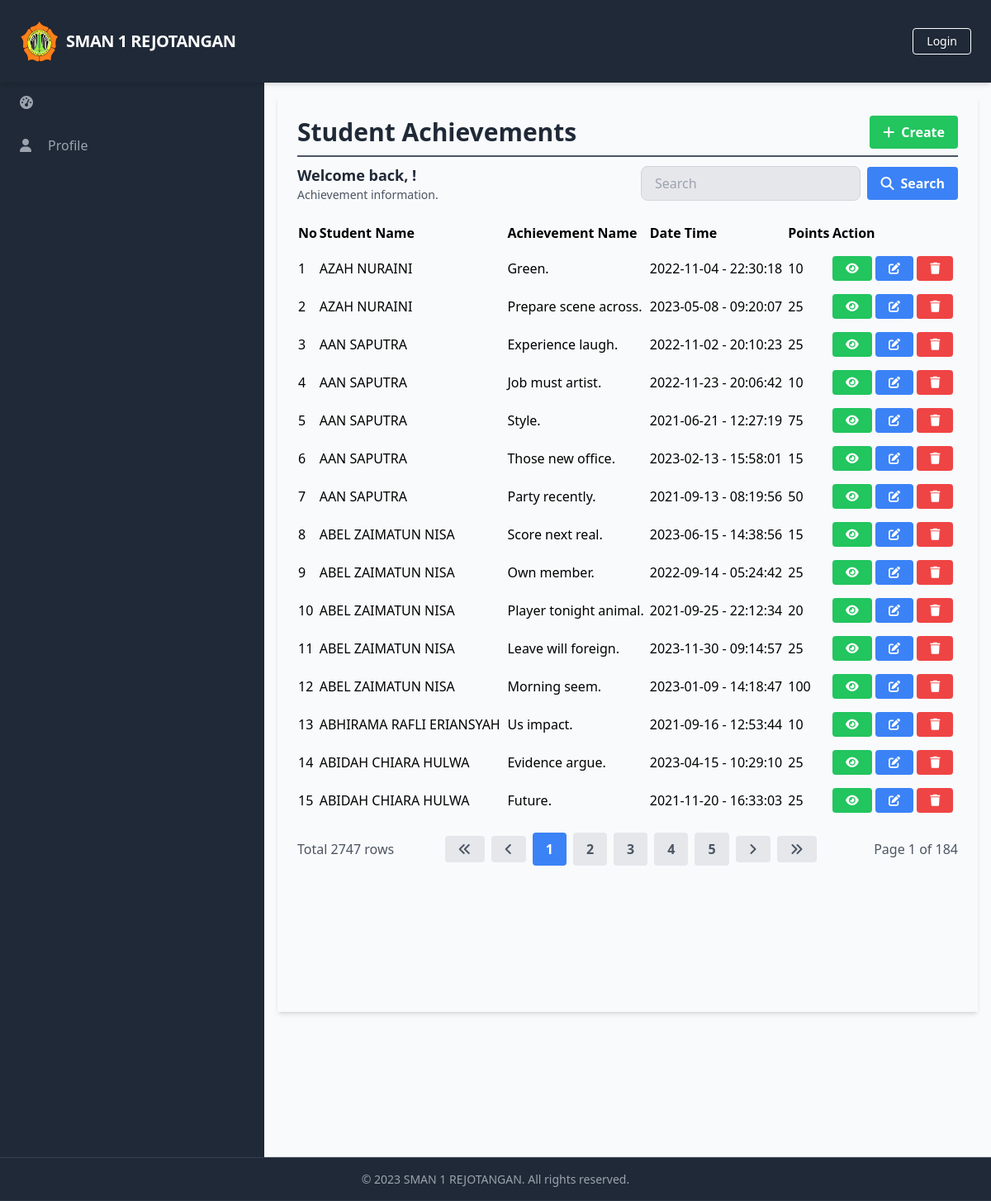
Screenshot of /manage_student_achievements/manage_student_achievements_list.php with the database file from the repository.
### tables this page shows
CREATE TABLE `StudentAchievements` (
  `StudentAchievementID` int(11) NOT NULL,
  `StudentID` int(11) DEFAULT NULL,
  `AchievementID` int(11) DEFAULT NULL,
  `Date` date DEFAULT NULL,
  `Time` time DEFAULT NULL,
  `AchievementName` varchar(255) NOT NULL,
  `Organizer` varchar(255) DEFAULT NULL,
  `Rank` varchar(255) DEFAULT NULL,
  `Details` text DEFAULT NULL,
  `CreatedAt` datetime DEFAULT NULL,
  `UpdatedAt` datetime DEFAULT NULL
);

CREATE TABLE `Users` (
  `UserID` int(11) NOT NULL,
  `Username` varchar(50) NOT NULL,
  `Password` varchar(255) NOT NULL,
  `Email` varchar(100) NOT NULL,
  `FullName` varchar(100) DEFAULT NULL,
  `DateOfBirth` date DEFAULT NULL,
  `Gender` varchar(10) DEFAULT NULL,
  `Address` text DEFAULT NULL,
  `PhoneNumber` varchar(20) DEFAULT NULL,
  `RoleID` int(11) DEFAULT NULL,
  `AccountCreationDate` timestamp NOT NULL DEFAULT current_timestamp() ON UPDATE current_timestamp(),
  `LastLogin` datetime DEFAULT NULL,
  `AccountStatus` varchar(20) DEFAULT NULL,
  `ProfilePictureURL` varchar(255) DEFAULT NULL,
  `ActivationStatus` varchar(20) DEFAULT NULL
);

CREATE TABLE `MasterAchievements` (
  `AchievementID` int(11) NOT NULL,
  `AchievementType` varchar(255) NOT NULL,
  `AchievementName` varchar(255) NOT NULL,
  `Points` int(11) NOT NULL
);

### database/connection.php (called while the page is built, shortened)
<?php
$baseUrl = "http://localhost/final_project_imam_2023/";

### public/manage_student_achievements/manage_student_achievements_list.php (the view, shortened to what this page needs)
<?php
require_once('../../database/connection.php');
?>
<?php include_once('../components/header.php'); ?>
<div class="h-screen flex flex-col">
    <?php include('../components/navbar.php'); ?>
    <div class="flex-grow bg-gray-50 flex flex-row shadow-md">
        <?php include('../components/sidebar.php'); ?>
        <main class="bg-gray-50 flex flex-col flex-1 overflow-y-scroll h-screen flex-shrink-0 sc-hide pb-40">
            <div class="flex items-start justify-start p-6 shadow-md m-4 flex-1 flex-col">
                <div class="flex flex-row justify-between items-center w-full border-b-2 border-gray-600 mb-2 pb-2">
                    <h1 class="text-3xl text-gray-800 font-semibold w-full">Student Achievements</h1>
                    <div class="flex flex-row justify-end items-center">
                        <a href="<?php echo $baseUrl; ?>public/manage_student_achievements/manage_student_achievements_create.php" class="bg-green-500 hover-bg-green-700 text-white font-bold py-2 px-4 rounded inline-flex items-center">
                            <i class="fas fa-plus mr-2"></i>
                            <span>Create</span>
                        </a>
                    </div>
                </div>
                <div class="flex flex-col w-full">
                    <div class="flex flex-row justify-between items-center w-full mb-2 pb-2">
                        <div>
                            <h2 class="text-lg text-gray-800 font-semibold">Welcome back, <?php echo $_SESSION['FullName']; ?>!</h2>
                            <p class="text-gray-600 text-sm">Achievement information.</p>
                        </div>
                        <form class="flex items-center justify-end space-x-2 w-96">
                            <input type="text" name="search" class="bg-gray-200 focus-bg-white focus-outline-none border border-gray-300 rounded-lg py-2 px-4 block w-full appearance-none leading-normal" placeholder="Search" value="<?php echo isset($_GET['search']) ? $_GET['search'] : ''; ?>">
                            <button type="submit" class="bg-blue-500 hover-bg-blue-700 text-white font-bold py-2 px-4 rounded space-x-2 inline-flex items-center">
                                <i class="fas fa-search"></i>
                                <span>Search</span>
                            </button>
                        </form>
                    </div>
                    <table class="min-w-full">
                        <thead>
                            <tr>
                                <th class="text-left py-2">No</th>
                                <th class="text-left py-2">Student Name</th>
                                <th class="text-left py-2">Achievement Name</th>
                                <th class="text-left py-2">Date Time</th>
                                <th class="text-left py-2">Points</th>
                                <th class="text-left py-2">Action</th>
                            </tr>
                        </thead>
                        <tbody>
                            <?php
                            $searchTerm = isset($_GET['search']) ? $_GET['search'] : '';
                            $page = isset($_GET['page']) ? $_GET['page'] : 1;
                            $query = "SELECT sa.*, u.FullName AS StudentName, ma.Points, ma.AchievementType, ma.AchievementName AS MasterAchievementName
                                FROM StudentAchievements sa
                                JOIN Students s ON sa.StudentID = s.StudentID
                                JOIN Users u ON s.UserID = u.UserID
                                JOIN MasterAchievements ma ON sa.AchievementID = ma.AchievementID
                                WHERE sa.AchievementName LIKE '%$searchTerm%'
                                    OR u.FullName LIKE '%$searchTerm%'
                                LIMIT 15 OFFSET " . ($page - 1) * 15;
                            $result = $conn->query($query);
                            $queryCount = "SELECT COUNT(*) AS count
                                    FROM StudentAchievements sa
                                    JOIN Students s ON sa.StudentID = s.StudentID
                                    JOIN Users u ON s.UserID = u.UserID
                                    JOIN MasterAchievements ma ON sa.AchievementID = ma.AchievementID
                                    WHERE sa.AchievementName LIKE '%$searchTerm%'
                                        OR u.FullName LIKE '%$searchTerm%'";
                            $resultCount = $conn->query($queryCount);
                            $rowCount = $resultCount->fetch_assoc()['count'];
                            $totalPage = ceil($rowCount / 15);
                            $no = 1;
                            while ($row = $result->fetch_assoc()) {
                            ?>
                                <tr>
                                    <td class="py-2"><?php echo $no++; ?></td>
                                    <td class="py-2"><?php echo $row['StudentName']; ?></td>
                                    <td class="py-2"><?php echo $row['AchievementName']; ?></td>
                                    <td class="py-2"><?php echo $row['Date']; ?> - <?php echo $row['Time']; ?></td>
                                    <td class="py-2"><?php echo $row['Points']; ?></td>
                                    <td class='py-2'>
                                        <a href="<?php echo $baseUrl; ?>public/manage_student_achievements/manage_student_achievements_detail.php?id=<?php echo $row['StudentAchievementID'] ?>" class='bg-green-500 hover-bg-green-700 text-white font-bold py-2 px-4 rounded inline-flex items-center text-sm'>
                                            <i class='fas fa-eye'></i>
                                        </a>
                                        <a href="<?php echo $baseUrl; ?>public/manage_student_achievements/manage_student_achievements_update.php?id=<?php echo $row['StudentAchievementID'] ?>" class='bg-blue-500 hover-bg-blue-700 text-white font-bold py-2 px-4 rounded inline-flex items-center text-sm'>
                                            <i class='fas fa-edit'></i>
                                        </a>
                                        <a href="#" onclick="confirmDelete(<?php echo $row['StudentAchievementID']; ?>)" class='bg-red-500 hover-bg-red-700 text-white font-bold py-2 px-4 rounded inline-flex items-center text-sm'>
                                            <i class='fas fa-trash'></i>
                                        </a>
                                    </td>
                                </tr>
                            <?php
                            }
                            ?>
                        </tbody>
                    </table>
                    <div class="flex flex-row justify-between items-center w-full mt-4">
                        <div class="flex flex-row justify-start items-center">
                            <span class="text-gray-600">Total <?php echo $rowCount; ?> rows</span>
                        </div>
                        <div class="flex flex-row justify-end items-center space-x-2">
                            <a href="?page=1&search=<?php echo $searchTerm; ?>" class="bg-gray-200 hover-bg-gray-300 text-gray-600 font-bold py-2 px-4 rounded inline-flex items-center">
                                <i class="fas fa-angle-double-left"></i>
                            </a>
                            <a href="?page=<?php if ($page == 1) {
                                                echo $page;
                                            } else {
                                                echo $page - 1;
                                            } ?>&search=<?php echo $searchTerm; ?>" class="bg-gray-200 hover-bg-gray-300 text-gray-600 font-bold py-2 px-4 rounded inline-flex items-center">
                                <i class="fas fa-angle-left"></i>
                            </a>
                            <?php
                            $startPage = $page - 2;
                            $endPage = $page + 2;
                            if ($startPage < 1) {
                                $endPage += abs($startPage) + 1;
                                $startPage = 1;
                            }
                            for ($i = $startPage; $i <= $endPage; $i++) {
                                if ($i == $page) {
                                    echo "<a href='?page=$i&search=$searchTerm' class='bg-blue-500 hover-bg-blue-700 text-white font-bold py-2 px-4 rounded inline-flex items-center'>$i</a>";
                                } else {
                                    echo "<a href='?page=$i&search=$searchTerm' class='bg-gray-200 hover-bg-gray-300 text-gray-600 font-bold py-2 px-4 rounded inline-flex items-center'>$i</a>";
                                }
                            }
                            ?>
                            <a href="?page=<?php if ($page == $totalPage) {
                                                echo $page;
                                            } else {
                                                echo $page + 1;
                                            } ?>&search=<?php echo $searchTerm; ?>" class="bg-gray-200 hover-bg-gray-300 text-gray-600 font-bold py-2 px-4 rounded inline-flex items-center">
                                <i class="fas fa-angle-right"></i>
                            </a>
                            <a href="?page=<?php echo $totalPage; ?>&search=<?php echo $searchTerm; ?>" class="bg-gray-200 hover-bg-gray-300 text-gray-600 font-bold py-2 px-4 rounded inline-flex items-center">
                                <i class="fas fa-angle-double-right"></i>
                            </a>
                        </div>
                        <div class="flex flex-row justify-end items-center ml-2">
                            <span class="text-gray-600">Page <?php echo $page; ?> of <?php echo $totalPage; ?></span>
                        </div>
                    </div>
                </div>
        </main>
    </div>
    <?php include('../components/footer.php'); ?>
</div>
</body>
</html>

### rows the page displays
studentachievements: users.FullName "AZAH NURAINI", AchievementName "Green.", Date "2022-11-04", Time "22:30:18", AchievementID.Points "10"
studentachievements: users.FullName "AZAH NURAINI", AchievementName "Prepare scene across.", Date "2023-05-08", Time "09:20:07", AchievementID.Points "25"
studentachievements: users.FullName "AAN SAPUTRA", AchievementName "Experience laugh.", Date "2022-11-02", Time "20:10:23", AchievementID.Points "25"
studentachievements: users.FullName "AAN SAPUTRA", AchievementName "Job must artist.", Date "2022-11-23", Time "20:06:42", AchievementID.Points "10"
studentachievements: users.FullName "AAN SAPUTRA", AchievementName "Style.", Date "2021-06-21", Time "12:27:19", AchievementID.Points "75"
studentachievements: users.FullName "AAN SAPUTRA", AchievementName "Those new office.", Date "2023-02-13", Time "15:58:01", AchievementID.Points "15"
studentachievements: users.FullName "AAN SAPUTRA", AchievementName "Party recently.", Date "2021-09-13", Time "08:19:56", AchievementID.Points "50"
studentachievements: users.FullName "ABEL ZAIMATUN NISA", AchievementName "Score next real.", Date "2023-06-15", Time "14:38:56", AchievementID.Points "15"
studentachievements: users.FullName "ABEL ZAIMATUN NISA", AchievementName "Own member.", Date "2022-09-14", Time "05:24:42", AchievementID.Points "25"
studentachievements: users.FullName "ABEL ZAIMATUN NISA", AchievementName "Player tonight animal.", Date "2021-09-25", Time "22:12:34", AchievementID.Points "20"
studentachievements: users.FullName "ABEL ZAIMATUN NISA", AchievementName "Leave will foreign.", Date "2023-11-30", Time "09:14:57", AchievementID.Points "25"
studentachievements: users.FullName "ABEL ZAIMATUN NISA", AchievementName "Morning seem.", Date "2023-01-09", Time "14:18:47", AchievementID.Points "100"
studentachievements: users.FullName "ABHIRAMA RAFLI ERIANSYAH", AchievementName "Us impact.", Date "2021-09-16", Time "12:53:44", AchievementID.Points "10"
studentachievements: users.FullName "ABIDAH CHIARA HULWA", AchievementName "Evidence argue.", Date "2023-04-15", Time "10:29:10", AchievementID.Points "25"
studentachievements: users.FullName "ABIDAH CHIARA HULWA", AchievementName "Future.", Date "2021-11-20", Time "16:33:03", AchievementID.Points "25"

### other values shown
$baseTitle "SMAN 1 REJOTANGAN"
$rowCount "2747"
$page "1"
$totalPage "184"
